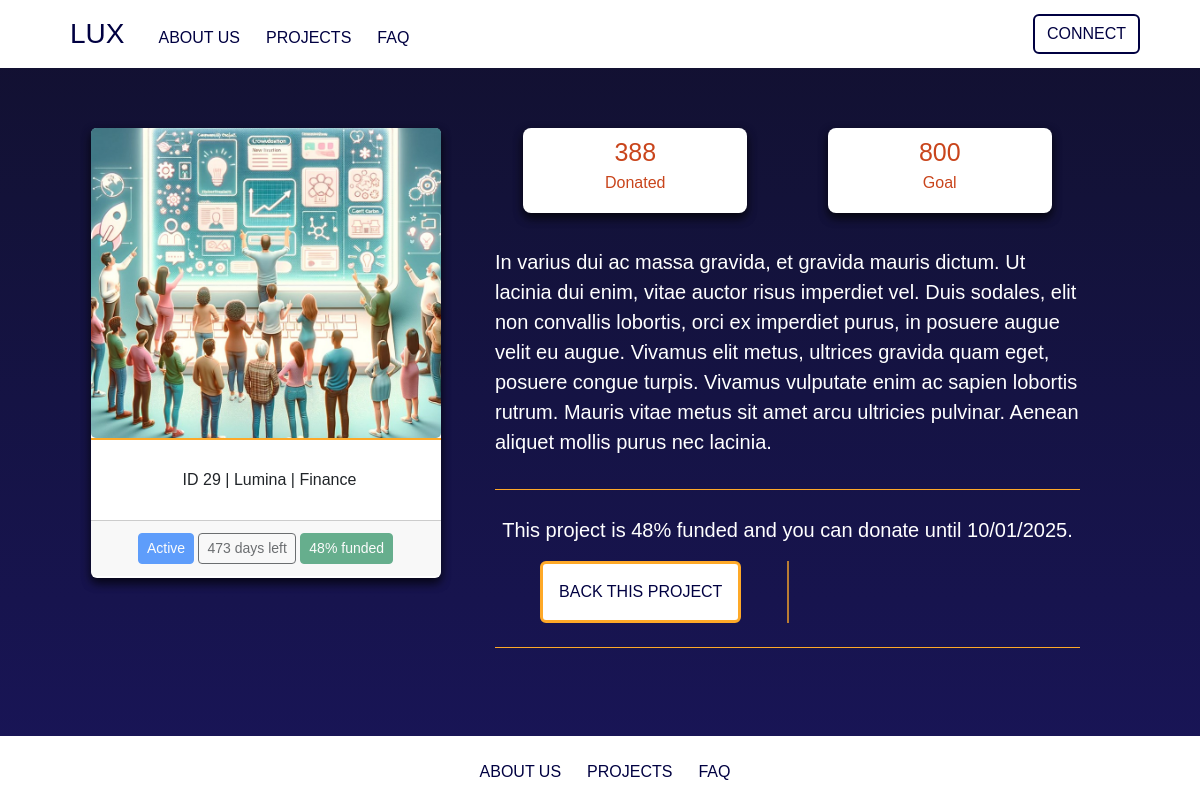
Page /project/29 on the committed database.
### tables this page shows
CREATE TABLE projects (
    id INTEGER PRIMARY KEY AUTOINCREMENT,
    public_key TEXT NOT NULL,
    name TEXT NOT NULL,
    category TEXT NOT NULL,
    created_at DATETIME NOT NULL,
    status TEXT NOT NULL,
    goal INTEGER NOT NULL,
    expire_date DATETIME NOT NULL,
    image_path TEXT NOT NULL,
    description TEXT NOT NULL
);

### app.py (the view, shortened to what this page needs)
@app.route("/project/<int:project_id>", methods=["GET", "POST"])
def project_page(project_id):
    try:
        project = search_project_by_id(project_id)
    except Exception as e:
        print(str(e))
        return handle_response(str(e))
    return render_template('project.html', project=project)

### app.py (called while the page is built)
@app.context_processor
def global_variables():
    return dict(
        categories_list=categories_list,
        status_list=status_list,
        admin_account=admin_account
    )

@app.after_request
def after_request(response):
    response.headers["Cache-Control"] = "no-cache, no-store, must-revalidate"
    response.headers["Expires"] = 0
    response.headers["Pragma"] = "no-cache"
    return response

### config.py (called while the page is built)
def get_db_connection():
    conn = sqlite3.connect(database_path)
    conn.row_factory = sqlite3.Row
    return conn

### helpers.py (called while the page is built)
def fetch_query(query, params=()):
    try:
        conn = get_db_connection()
        cursor = conn.cursor()
        if not isinstance(params, tuple):
            params = (params,)
        cursor.execute(query, params)
        return [dict(row) for row in cursor.fetchall()]
    except Exception as e:
        print(f"Error in fetch query execution: {e}")
        return []
    finally:
        if cursor:
            cursor.close()
        if conn:
            conn.close()

def format_date(date_str, to_type):
    if to_type == "long_string":
        return f"{date_str} 23:59:59"
    if to_type == "medium_string":
        try:
            date = datetime.strptime(date_str.split(" ")[0], "%Y-%m-%d")
            return date.strftime("%m/%d/%Y")
        except ValueError as e:
            raise ValueError(f"Error formatting date: {str(e)}")
        except Exception as e:
            raise Exception(f"Unexpected error in formatting date: {str(e)}")

def calculate_total_donations(projects_list):
    try:
        query = "SELECT project_id, SUM(amount) as donations FROM transactions WHERE type = ? GROUP BY project_id"
        params = ("donation",)
        total_donations = fetch_query(query, params)
        donations_dict = {row['project_id']: row['donations'] for row in total_donations}
        for project in projects_list:
            project["total_donations"] = donations_dict.get(project["project_id"], 0)
        return projects_list
    except Exception as e:
        print("Error getting donations: ", str(e))

def calculate_project_progress(projects_list):
    try:
        projects_list = calculate_total_donations(projects_list)
        for project in projects_list:
            project["funding_progress"] = f'{math.floor(project["total_donations"] / project["goal"] * 100)}%'
        return projects_list
    except Exception as e:
        print("Error calculating project progress: ", str(e))
        return None

### templates/project.html (shortened to what this page needs)
{% extends "includes/layout.html" %}
{% block main %}
  <div class="container" id="projectPageContainer">
    <div class="row">
      <div class="col-lg-5 mb-3">
        <div class="card project-card">
          <img
            src="/{{ project['image_path'] }}"
            class="card-img"
            alt="project image"
          />
          <button disabled class="btn-orange w-100">
          </button>
          <div class="card-body d-flex w-100 justify-content-center">
            <p class="card-text fs-6 text-dark ms-2 my-auto">
              ID {{ project["project_id"] }} |
              {{ project["name"] }} |
              {{ project["category"] | capitalize }}
            </p>
          </div>
          <div class="card-footer">
            {% if project["status"].lower() == "active" %}
              <button disabled class="btn btn-primary btn-sm">
                {{ "Active" | capitalize }}
              </button>
              <button disabled class="btn btn-outline-dark btn-sm">
                {{ project["days_left"] }}
              </button>
            {% else %}
              <button disabled class="btn btn-danger btn-sm">
                {{ project["status"] | capitalize }}
              </button>
            {% endif %}
            <button disabled class="btn btn-success btn-sm">
              {{ project["funding_progress"] }} funded
            </button>
          </div>
        </div>
      </div>
      <div class="col-lg-7">
        <div class="row align-items-center">
          <div class="col justify-content-center">
            <div class="info-card">
              <div class="info-card-title">{{ project['total_donations'] }}</div>
              <p class="info-card-text">Donated</p>
            </div>
          </div>
          <div class="col justify-content-center">
            <div class="info-card">
              <div class="info-card-title">{{ project['goal'] }}</div>
              <p class="info-card-text">Goal</p>
            </div>
          </div>
        </div>
        <div class="row text-start mt-4">
          <div class="col">
            <p class="fs-5"> {{ project["description"] }} </p>
          </div>
        </div>
        <hr class="hr">
        {% if project["status"] == "active" %}
          {% if project["public_key"] != session["public_key"] %}
            <div class="row">
              <div class="col">
                <p class="fs-5">
                  This project is {{ project["funding_progress"] }}
                  funded and you can donate until {{ project["expire_date"] }}.
                </p>
              </div>
            </div>
            <div class="d-flex flex-column flex-md-row">
              <div class="col-sm my-auto">
                <button
                  type="button"
                  class="btn btn-white p-3"
                  id="backProjectButton"
                  data-bs-toggle="collapse"
                  data-bs-target="#donationCollapse"
                  aria-expanded="false"
                  aria-controls="collapseExample"
                  name="{{ session['public_key'] }}"
                  onclick="checkUser(this)"
                >
                  BACK THIS PROJECT
                </button>
              </div>
              <div class="vr"></div>
              <div class="col-sm">
              </div>
            </div>
          {% endif %}
        {% endif %}
        <hr class="mt-4">
      </div>
    </div>
{% endblock %}

### static/styles.css (style rules this page uses)
html { min-height: 100%; }
body { background: linear-gradient(180deg, #0d062d, #1c0a6b); background-image: linear-gradient( to bottom, #12102f, #131239, #151344, #17144e, #191559 ); background-size: cover; color: white; display: flex; flex-direction: column; font-family: "Trebuchet MS", sans-serif; min-width: 100%; text-align: center; min-height: 100vh; }
hr { color: #fea928; height: 10px; opacity: 1; }
.vr { color: #fea928; width: 2px; opacity: 0.7; }
.text-dark { color: #050b3a; }
.project-card { align-items: center; border: transparent; box-shadow: 0 4px 10px 0 rgba(0, 0, 0, 0.5), 0 6px 10px 0 rgba(0, 0, 0, 0.4); height: 100%; margin:auto; max-height: 450px; max-width: 350px; text-align: center; }
.card-img { height: 310px; width: 100%; object-fit: cover; }
.card-body { max-height: 80px;; }
.card-footer { padding: 12px 10px; max-height: 60px; overflow: hidden; width: 100% }
.card-text { font-size: min(14px, 6vw); }
.info-card { align-items: center; background-color: white; border-radius: 0.5rem; box-shadow: 0 4px 10px 0 rgba(0, 0, 0, 0.5), 0 6px 10px 0 rgba(0, 0, 0, 0.4); color: #c9451c; margin: auto; margin-bottom: 10px; padding: 2%; text-align: center; max-height: 85px; max-width: 80%; min-width: 170px; }
.info-card-title { font-size: 25px; }
.btn-white { background: white; border: 3px solid #fea928; color: #000041; }
.btn-orange { background: #fea928; border: none; color: white; }
#projectPageContainer { margin-top: 5%; min-height: 100%; min-width: 100%; padding-left: 5%; padding-right: 10%; text-align: center; }

### rows in the picture
projects: project_id "29", name "Lumina", category "Finance", status "Active", goal "800", description "In varius dui ac massa gravida, et gravida mauris dictum. Ut lacinia dui enim, vitae auctor risus imperdiet vel. Duis sodales, elit non convallis lobortis, orci ex imperdiet purus, in posuere augue velit eu augue. Vivamus elit metus, ultrices gravida quam eget, posuere congue turpis. Vivamus vulputate enim ac sapien lobortis rutrum. Mauris vitae metus sit amet arcu ultricies pulvinar. Aenean aliquet mollis purus nec lacinia.", expire_date "10/01/2025"

### other values in the picture
{{ project["days_left"] }} "473 days left"
{{ project["funding_progress"] }} "48%"
{{ project['total_donations'] }} "388"
